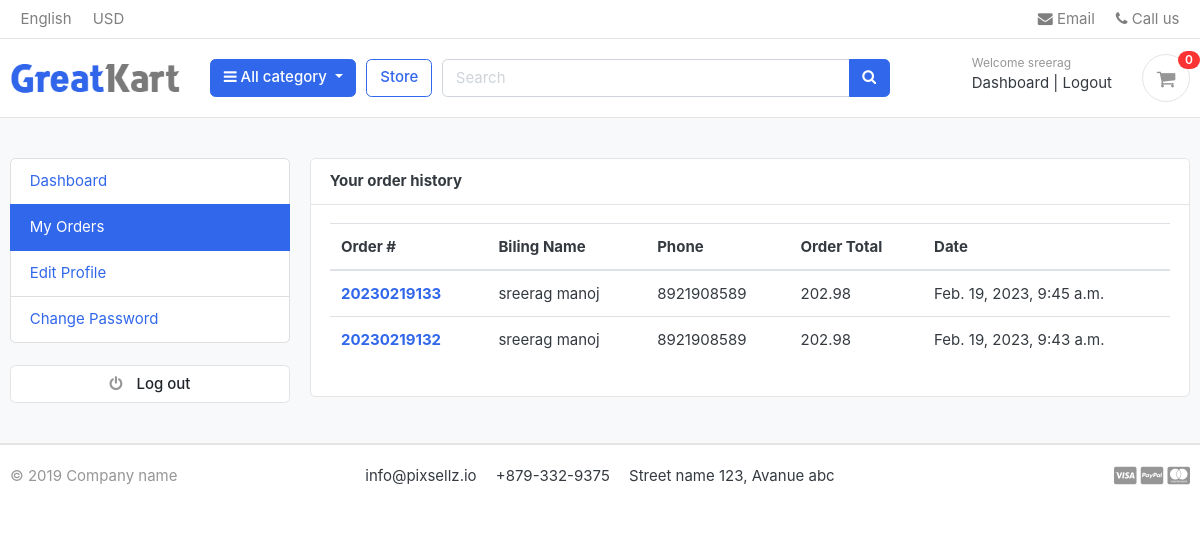
/accounts/my_orders/ (signed in), run on an earlier commit of the app's database.
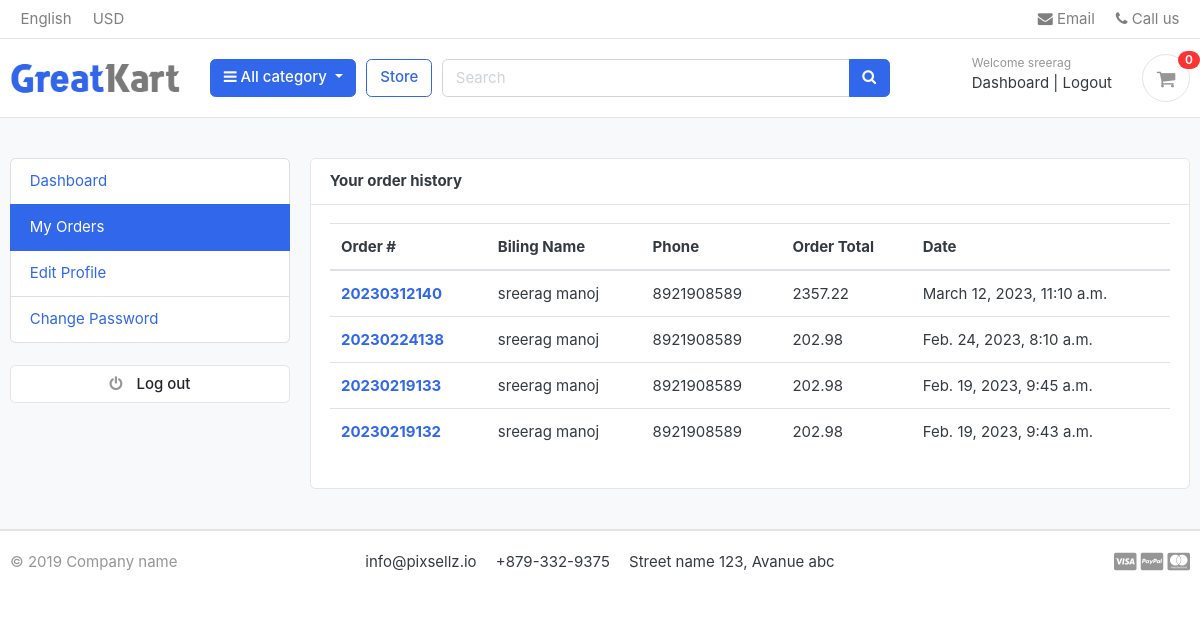
And on a later commit of the database.
### orders/models.py (models this page shows, shortened)
class Order(models.Model):
    STATUS = (
        ('New', 'New'),
        ('Accepted', 'Accepted'),
        ('Completed', 'Completed'),
        ('Cancelled', 'Cancelled'),
    )
    user            = models.ForeignKey(Account, on_delete=models.SET_NULL, null=True)
    Payment         = models.ForeignKey(Payment, on_delete=models.SET_NULL, blank=True, null=True)
    order_number    = models.CharField(max_length=20)
    first_name      = models.CharField(max_length=50)
    last_name       = models.CharField(max_length=50)
    phone           = models.CharField(max_length=15)
    email           = models.EmailField(max_length=50)
    address_line_1  = models.CharField(max_length=50)
    address_line_2  = models.CharField(max_length=50, blank=True)
    country         = models.CharField(max_length=50)
    state           = models.CharField(max_length=50)
    city            = models.CharField(max_length=50)
    order_note      = models.CharField(max_length=100, blank=True)
    order_total     = models.FloatField()
    tax             = models.FloatField()
    status          = models.CharField(max_length=10, choices=STATUS, default='Now')
    ip              = models.CharField(blank=True, max_length=20)
    is_ordered      = models.BooleanField(default=False)
    created_at      = models.DateTimeField(auto_now_add=True)
    updated_at      = models.DateTimeField(auto_now=True)
    def full_name(self):
        return f"{self.first_name} {self.last_name}"

### accounts/views.py (the view)
# urls.py: path('my_orders/', views.my_orders, name='my_orders'),
@login_required(login_url= 'login')
def my_orders(request):
    orders = Order.objects.filter(user = request.user, is_ordered = True).order_by('-created_at')
    context = {
        'orders' : orders
    }
    return render(request, 'accounts/my_orders.html', context)

### carts/context_processors.py (called while the page is built)
def counter(request):
    cart_count = 0
    if 'admin' in request.path:
        return()
    else:
        try:
            cart = Cart.objects.filter(cart_id=_cart_id(request))
            if request.user.is_authenticated:
                cart_items = CartItem.objects.all().filter(user=request.user)
            else:
                cart_items = CartItem.objects.all().filter(cart=cart[:1])
            for cart_item in cart_items:
                cart_count += cart_item.quantity
        except Cart.DoesNotExist:
            cart_count=0
        return dict(cart_count=cart_count)

### carts/views.py (called while the page is built)
def _cart_id(request):
    cart = request.session.session_key
    if not cart:
        cart= request.session.create()
    return cart

### category/context_processors.py (called while the page is built)
def menu_links(request):
    links = Category.objects.all()
    return dict(links=links)

### category/models.py (called while the page is built)
    def get_url(self):
        return reverse('products_by_category', args=[self.slug])

### templates/accounts/my_orders.html (shortened to what this page needs)
{% extends 'base.html' %}
{% block content%}
<section class="section-conten padding-y bg">
    <div class="container">
        <div class="row">
        {% include 'include/dashboard_sidebar.html' %}
        <main class="col-md-9">
            <article class="card">
            <header class="card-header">
                <strong class="d-inline-block mr-3"> Your order history </strong>
            </header>
            <div class="card-body">
                <div class="row">
                    <div class="col-md-12">
                        <table class="table table-hover">
                            <thead>
                              <tr>
                                <th scope="col">Order #</th>
                                <th scope="col">Biling Name</th>
                                <th scope="col">Phone</th>
                                <th scope="col">Order Total</th>
                                <th scope="col">Date</th>
                              </tr>
                            </thead>
                            <tbody>
                            {% for order in orders %}
                              <tr>
                                <th scope="row"><a href="{% url 'order_detail' order.order_number %}">{{order.order_number}}</th>
                                <td>{{order.full_name}}</td>
                                <td>{{order.phone}}</td>
                                <td>{{order.order_total}}</td>
                                <td>{{order.created_at}}</td>
                              </tr>
                            {% endfor %}
                            </tbody>
                          </table>
                    </div>
                </div>
            </div>
            </article>
        </main>
    </div>
    </div>
    </section>
{% endblock %}

What changed in the data, as far as the page shows it:
added Order: order_number "20230312140", full_name "sreerag manoj", phone "8921908589", order_total "2357.22", created_at "March 12, 2023, 11:10 a.m."
added Order: order_number "20230224138", full_name "sreerag manoj", phone "8921908589", order_total "202.98", created_at "Feb. 24, 2023, 8:10 a.m."
